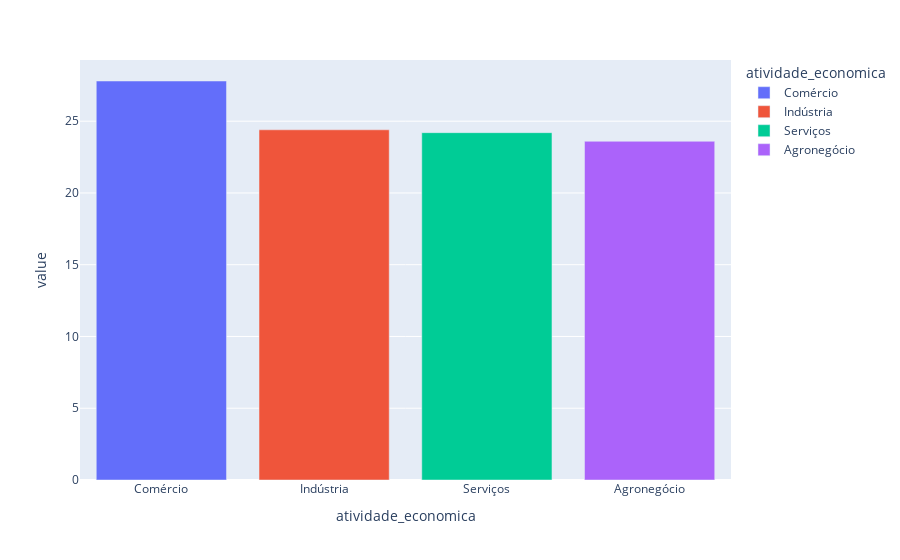

Notebook code cell kept with this figure:
### Code cell
# Distribuição de Variável Atividade Econômica - Percentual
percentual_atividade_economica = df_segmento['atividade_economica'].value_counts(normalize=True) * 100
px.bar(percentual_atividade_economica, color=percentual_atividade_economica.index, category_orders={'atividade_economica': percentual_atividade_economica.index})

### Figure 1 — Plotly figure (JSON) as saved in the notebook; plotly's stock layout.template omitted (floating-point values rounded to 4 significant figures)
{"data": [{"hovertemplate": "atividade_economica=%{x}<br>value=%{y}<extra></extra>", "legendgroup": "Comércio", "marker": {"color": "#636efa", "pattern": {"shape": ""}}, "name": "Comércio", "orientation": "v", "showlegend": true, "textposition": "auto", "type": "bar", "x": ["Comércio"], "xaxis": "x", "y": [27.8], "yaxis": "y"}, {"hovertemplate": "atividade_economica=%{x}<br>value=%{y}<extra></extra>", "legendgroup": "Indústria", "marker": {"color": "#EF553B", "pattern": {"shape": ""}}, "name": "Indústria", "orientation": "v", "showlegend": true, "textposition": "auto", "type": "bar", "x": ["Indústria"], "xaxis": "x", "y": [24.4], "yaxis": "y"}, {"hovertemplate": "atividade_economica=%{x}<br>value=%{y}<extra></extra>", "legendgroup": "Serviços", "marker": {"color": "#00cc96", "pattern": {"shape": ""}}, "name": "Serviços", "orientation": "v", "showlegend": true, "textposition": "auto", "type": "bar", "x": ["Serviços"], "xaxis": "x", "y": [24.2], "yaxis": "y"}, {"hovertemplate": "atividade_economica=%{x}<br>value=%{y}<extra></extra>", "legendgroup": "Agronegócio", "marker": {"color": "#ab63fa", "pattern": {"shape": ""}}, "name": "Agronegócio", "orientation": "v", "showlegend": true, "textposition": "auto", "type": "bar", "x": ["Agronegócio"], "xaxis": "x", "y": [23.6], "yaxis": "y"}], "layout": {"barmode": "relative", "legend": {"title": {"text": "atividade_economica"}, "tracegroupgap": 0}, "margin": {"t": 60}, "xaxis": {"anchor": "y", "categoryarray": ["Comércio", "Indústria", "Serviços", "Agronegócio"], "categoryorder": "array", "domain": [0, 1], "title": {"text": "atividade_economica"}}, "yaxis": {"anchor": "x", "domain": [0, 1], "title": {"text": "value"}}}}
